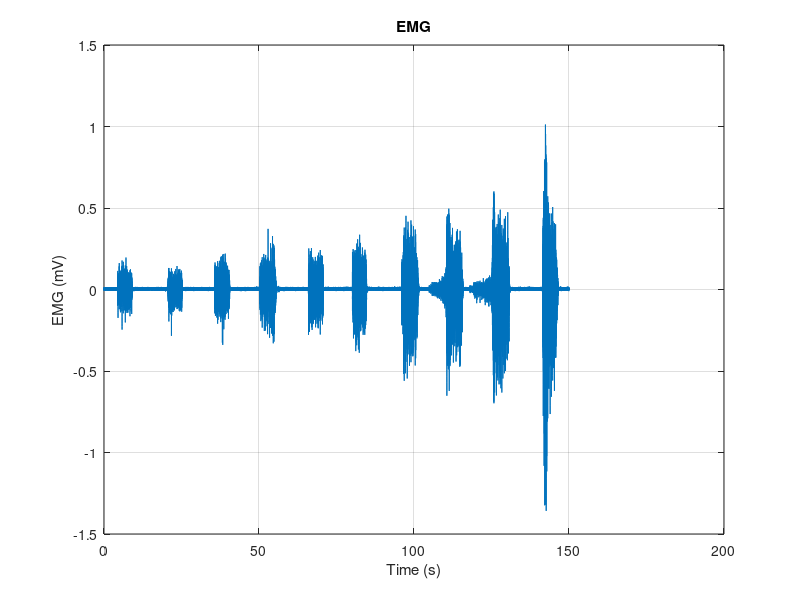
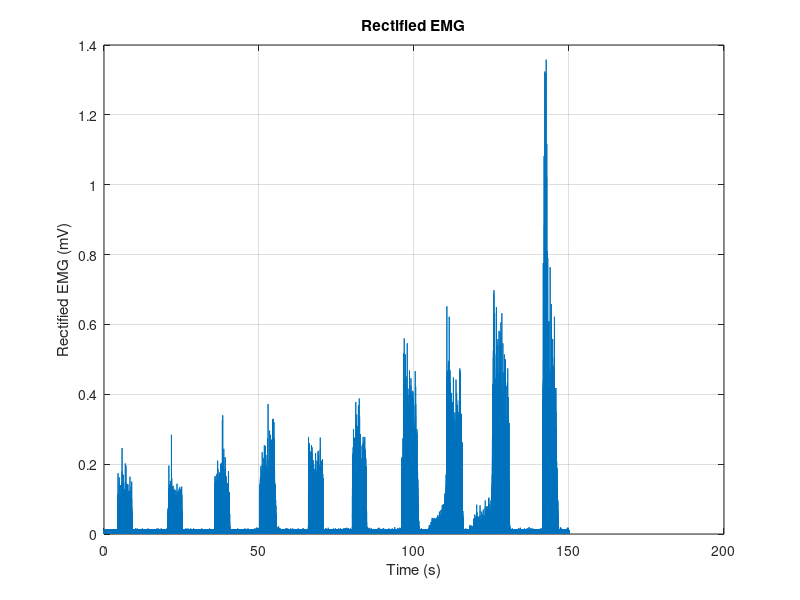
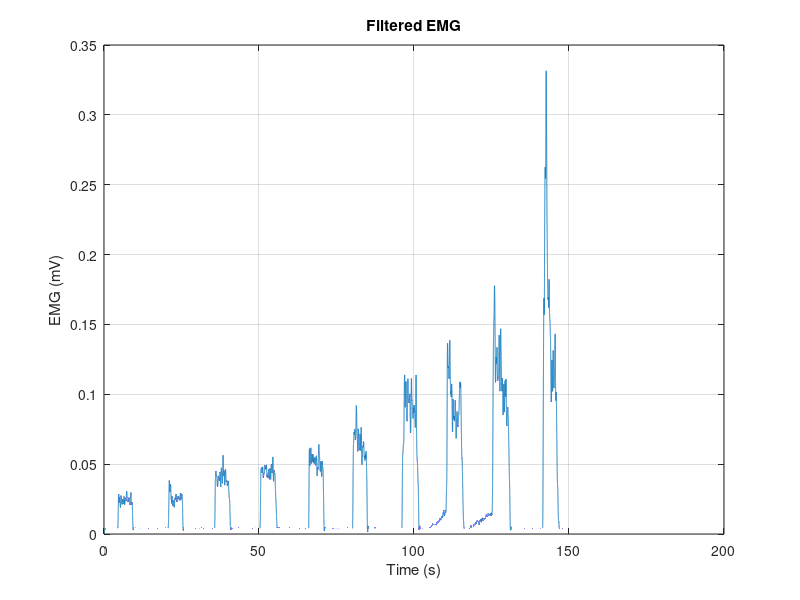
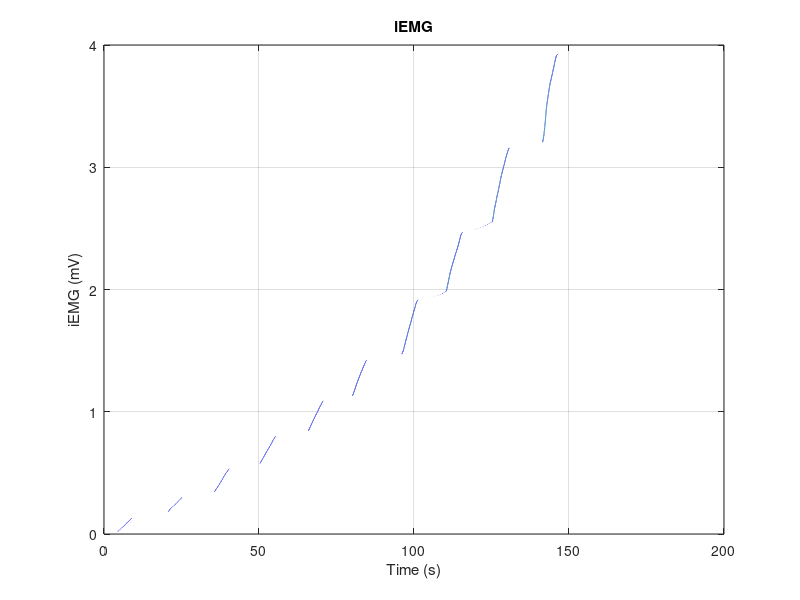

Reproduce these figures in MATLAB, in order. (Note: this script raises an error after producing the figures.)
%%%%%%%%%%%%%%%%%%%%%%%%%%%%%%%%%%%%%%%%%%%%%%%%%%%%%%%%%%%%%%%%%%%%%%%%%%%
% BME705: Rehabilitation Engineering
% Lab 1: Applications of FES and EMG in Rehabilitation
%
% Created by: Devon Santillo, 2020
%%%%%%%%%%%%%%%%%%%%%%%%%%%%%%%%%%%%%%%%%%%%%%%%%%%%%%%%%%%%%%%%%%%%%%%%%%%
% Names: Tanvir
 
% Student IDs: 501104056
%

close all
clear all

%% Initializations
% Load all relevent files and, if necessary, save the components of them
% into variables

Data = load("TA_data1.mat");
fatigue_data = load("FESfatigue_data10.mat");
stimulation_data = load("FStim_data.mat");

%define the three sampling frequencies for each data set
fs_Data = 2000;
fs_fatigue_data = 1000;
fs_simulation_data = 100;

%% Part 1: Introduction to EMG analysis
% separate EMG and force data using the dot operator
EMG = (Data.increase_ta_emg);
Force = (Data.increase_ta_force);

% Define time as a vector

t = (0:length(EMG)-1) / fs_Data;

% Processing:

G = 500;

EMG= EMG/G;
EMG= EMG*1000; % convert to mV

%1)original graphs

figure;
plot(t, EMG);
title('EMG');
xlabel('Time (s)');
ylabel('EMG (mV)');
grid;

% 2) normalizations

%3) rectification; 

EMG_rectified = abs(EMG);
figure;
plot(t, EMG_rectified);
title('Rectified EMG');
xlabel('Time (s)');
ylabel('Rectified EMG (mV)');
grid;

%4) Filtered EMG signal
fc = 2.5; % corner frequency
%establishing the transfer function of a 4th order butterworth filter

[b, a] = butter(4, fc/(fs_Data/2));
EMG_filtered = filter(b, a, EMG_rectified);

figure;
plot(t, EMG_filtered);
title('Filtered EMG')
xlabel('Time (s)');
ylabel('EMG (mV)');
grid;

%5) calculating iEMG
iEMG = cumtrapz(t, EMG_rectified);

figure;
plot(t, iEMG);
title('iEMG')
xlabel('Time (s)');
ylabel('iEMG (mV)');
grid;

%6) Dividing signal into individual contractions

EMGr = reshape(EMG_filtered, [30000, 10]);
Forcer = reshape(Force, [30000, 10]);
tr = reshape(t, [30000, 10]);

RMS = zeros(10, 1);
average_force = zeros(10, 1);
contraction_indices = zeros(10, 2);

for i = 1:10
    limit = 0.2*max(Forcer(:, i));  % Define limit for force
    contractions = find(Forcer(:, i) > limit);  % Find contractions based on force signal

    contraction_indices(i, 1) = contractions(1);
    contraction_indices(i, 2) = contractions(end);
    RMS(i) = rms(EMGr(contraction_indices(i, 1):contraction_indices(i, 2), i));
    average_force(i) = mean(Forcer(contraction_indices(i, 1):contraction_indices(i, 2), i));
    
    % Plot the EMG signal and force for the current segment
    figure;
    
    % Plot EMG signal
    subplot(2, 1, 1);
    plot(tr(:, i), EMGr(:, i), 'b'); % Plot the entire EMG signal in blue
    hold on;
    plot(tr(contraction_indices(i, 1):contraction_indices(i, 2), i), ...
        EMGr(contraction_indices(i, 1):contraction_indices(i, 2), i), 'r', 'LineWidth', 1.5); % Plot the contraction region in red
    yline(RMS(i), '--g', 'LineWidth', 1.5); % Add a horizontal line to indicate the RMS value
    xlabel('Time (s)');
    ylabel('EMG Signal');
    title(['Segment ', num2str(i), ' - EMG Signal with Contraction and RMS Value']);
    legend('EMG Signal', 'Contraction Region', 'RMS Value');
    grid on;
    hold off;

    % Plot force signal
    subplot(2, 1, 2);
    plot(tr(:, i), Forcer(:, i), 'b'); % Plot the entire force signal in blue
    hold on;
    plot(tr(contraction_indices(i, 1):contraction_indices(i, 2), i), ...
        Forcer(contraction_indices(i, 1):contraction_indices(i, 2), i), 'r', 'LineWidth', 1.5); % Plot the contraction region in red
    yline(average_force(i), '--g', 'LineWidth', 1.5); % Add a horizontal line to indicate the average force
    xlabel('Time (s)');
    ylabel('Force');
    title(['Segment ', num2str(i), ' - Force Signal with Contraction and Average Force']);
    legend('Force Signal', 'Contraction Region', 'Average Force');
    grid on;
    hold off;
end

figure;
scatter(average_force, RMS, 'filled');
xlabel('Average Force (N)');
ylabel('RMS of EMG Signal');
title('Relationship between Average Force and RMS of EMG Signal');
grid on;

%% Part 2: Effects of stimulation frequency on muscle fatigue

% Find the shortest length for 30Hz data
min_length_30 = min([length(fatigue_data.force30_1), length(fatigue_data.force30_2), length(fatigue_data.force30_3)]);

% Trim all 30Hz trials to the shortest length
force30_1_trimmed = fatigue_data.force30_1(1:min_length_30);
force30_2_trimmed = fatigue_data.force30_2(1:min_length_30);
force30_3_trimmed = fatigue_data.force30_3(1:min_length_30);

tf30 = (0 : min_length_30 - 1) / fs_fatigue_data;

% Calculate the average and standard deviation for 30Hz trials
avg_force30 = (force30_1_trimmed + force30_2_trimmed + force30_3_trimmed) / 3;

% Plot the 30Hz data
figure;
plot(tf30, force30_1_trimmed, 'b', 'DisplayName', 'Trial 1');
hold on;
plot(tf30, force30_2_trimmed, 'r', 'DisplayName', 'Trial 2');
plot(tf30, force30_3_trimmed, 'g', 'DisplayName', 'Trial 3');
plot(tf30, avg_force30, 'k', 'LineWidth', 1.5, 'DisplayName', 'Average Force');
hold off;

xlabel('Time (s)');
ylabel('Force (N)');
title('30 Hz Stimulation Signals with Synchronized Average');
legend('show');
grid on;

% Repeat the same process for 60Hz data
min_length_60 = min([length(fatigue_data.force60_1), length(fatigue_data.force60_2), length(fatigue_data.force60_3)]);

% Trim all 60Hz trials to the shortest length
force60_1_trimmed = fatigue_data.force60_1(1:min_length_60);
force60_2_trimmed = fatigue_data.force60_2(1:min_length_60);
force60_3_trimmed = fatigue_data.force60_3(1:min_length_60);

% Create time vectors for the trimmed data
tf60 = (0 : min_length_60 - 1) / fs_fatigue_data;

% Calculate the average and standard deviation for 60Hz trials
avg_force60 = (force60_1_trimmed + force60_2_trimmed + force60_3_trimmed) / 3;

% Plot the 60Hz data
figure;
plot(tf60, force60_1_trimmed, 'b', 'DisplayName', 'Trial 1');
hold on;
plot(tf60, force60_2_trimmed, 'r', 'DisplayName', 'Trial 2');
plot(tf60, force60_3_trimmed, 'g', 'DisplayName', 'Trial 3');
plot(tf60, avg_force60, 'k', 'LineWidth', 1.5, 'DisplayName', 'Average Force');
hold off;

xlabel('Time (s)');
ylabel('Force (N)');
title('60 Hz Stimulation Signals with Synchronized Average');
legend('show');
grid on;

%% Part 3: Stimulation input - motor threshold investigation

% Define time of signal
t_stimulation_data = (0 : length(stimulation_data.force) - 1) / fs_simulation_data;

% Plot original force signal
figure;
plot(t_stimulation_data, stimulation_data.force, 'DisplayName', 'Data');

xlabel('Time (s)');
ylabel('Force (N)');
title('Raw Force Data');
legend('show');
grid on;

 
% Zero-mA Force: Subtract the dc-offset at 0mA stimulation
amount_of_points = 0;
offset_total = 0;
force_offset = stimulation_data.force;
i = 1;
start_i = 1;
while i ~= length(t_stimulation_data)
    if stimulation_data.stim_train(i) == 0
        amount_of_points = amount_of_points + 1;
        offset_total = offset_total + stimulation_data.force(i);
        i = i + 1;
    else
        offset = offset_total/amount_of_points;
        while stimulation_data.stim_train(i) ~= 0
            i = i + 1;
        end
        force_offset(start_i:i-1) = force_offset(start_i:i-1) - offset;
        amount_of_points = 0;
        offset_total = 0;
        start_i = i;
    end
end


% Plot the force and stimulation curves on the same chart. 
figure;
plot(t_stimulation_data, stimulation_data.stim_train, 'DisplayName', 'Stimulation (mA)');
hold on;
plot(t_stimulation_data, force_offset, 'DisplayName', 'Force (N)', 'LineWidth', 1.5);
hold off;
xlabel('Time (s)');
ylabel('Amplitude');
title('Force and Stimulation Curves');
legend('show');
grid on;

%% Part 3: Stimulation input - motor threshold investigation

% Define time of signal
t_stimulation_data = (0 : length(stimulation_data.force) - 1) / fs_simulation_data;

% Plot original force signal
figure;
plot(t_stimulation_data, stimulation_data.force, 'DisplayName', 'Data');

xlabel('Time (s)');
ylabel('Force (N)');
title('Raw Force Data');
legend('show');
grid on;

 
% Zero-mA Force: Subtract the dc-offset at 0mA stimulation
amount_of_points = 0;
offset_total = 0;
force_offset = stimulation_data.force;
i = 1;
while stimulation_data.stim_train(i) == 0
    amount_of_points = amount_of_points + 1;
    offset_total = offset_total + stimulation_data.force(i);
    i = i + 1;
end
offset = offset_total/amount_of_points;
force_offset = force_offset - offset;

% Plot the force and stimulation curves on the same chart. 
figure;
plot(t_stimulation_data, stimulation_data.stim_train, 'DisplayName', 'Stimulation (mA)');
hold on;
plot(t_stimulation_data, force_offset, 'DisplayName', 'Force (N)', 'LineWidth', 1.5);
hold off;
xlabel('Time (s)');
ylabel('Amplitude');
title('Force and Stimulation Curves');
legend('show');
grid on;